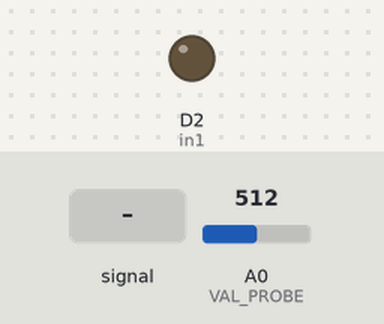
The sketch below on a simulated ESP8266 (NodeMCU). Shown: output pins drawn as LEDs (lit = HIGH). The test bench sets the inputs (shaded band); at power-on: A0 (VAL_PROBE) = 512. WiFi joins after 1.5 s; servers stay silent unless stated.

Above: at 3.0 s.
3.1 s: A0 (VAL_PROBE) fed a 200 Hz sine of ±460 counts around its level
At 8.4 s:
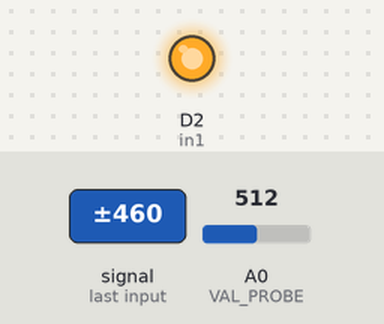
9.5 s: A0 (VAL_PROBE) set to 836
At 12.0 s:
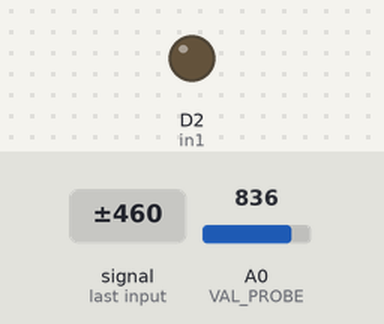
13.4 s: A0 (VAL_PROBE) set to 867
At 15.6 s:
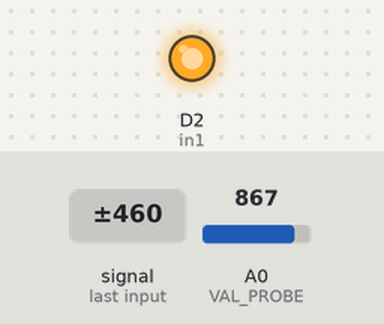
17.3 s: A0 (VAL_PROBE) set to 840
At 18.0 s:
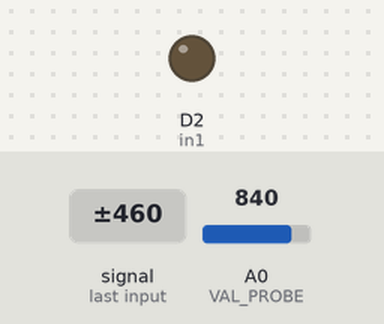
Timing chart, 0 to 20.3 s (numbered marks = the images above; inputs shaded):
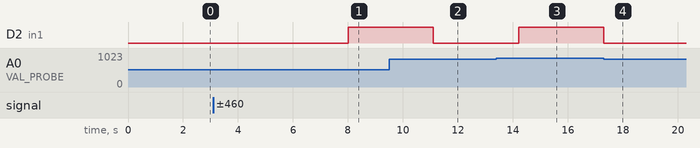

The sketch:

GS.ino
```cpp
const int VAL_PROBE = A0; // Analog pin 0
const int MOISTURE_LEVEL = 850;
#define BLYNK_PRINT Serial
#include <ESP8266WiFi.h>
#include <BlynkSimpleEsp8266.h>
char auth[] = "_______________"; // PASTE YOUR AUTHENTICATION CODE HERE
// Your WiFi credentials.
char ssid[] = "__________"; //WIFI NAME
char pass[] = "___________"; //PASSWORD
int in1=D2;
int srma = D5;


void setup() {
    Serial.begin(9600);
    pinMode(in1, OUTPUT);
  digitalWrite(in1, LOW);


 Blynk.begin(auth, ssid, pass);
}


void loop() {
    int moisture = analogRead(VAL_PROBE);


    if(moisture>MOISTURE_LEVEL){
      Blynk.virtualWrite(V0 ,moisture );
      digitalWrite(in1, HIGH);
      Blynk.virtualWrite(V2 , "OFF" );
  delay(3000);}
      else{
       Blynk.virtualWrite(V0 ,moisture );
      digitalWrite(in1, LOW);
      digitalWrite(srma, HIGH);
      Blynk.virtualWrite(V2 , "ON" );

  delay(3000);
     // }
      }

    delay(100);
    Blynk.run();
}
```

Measured:
- the behaviour switches between 850 and 851 on A0 (VAL_PROBE) (found by bisection; images 2 and 3)
- after the input at 3.1 s, D2 (in1): LOW → HIGH after 4.9 s
- after the input at 9.5 s, D2 (in1): HIGH → LOW after 1.6 s
- after the input at 13.4 s, D2 (in1): LOW → HIGH after 0.81 s
- after the input at 17.3 s, D2 (in1): HIGH → LOW at once
